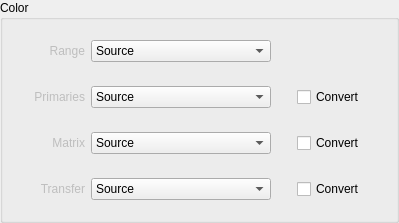
                        <widget class="QGroupBox" name="groupBoxSettings_9">
                         <property name="title">
                          <string>Color</string>
                         </property>
                         <layout class="QGridLayout" name="gridLayout_30">
                          <property name="topMargin">
                           <number>20</number>
                          </property>
                          <property name="bottomMargin">
                           <number>20</number>
                          </property>
                          <item row="0" column="0">
                           <layout class="QGridLayout" name="gridLayout_35">
                            <property name="topMargin">
                             <number>0</number>
                            </property>
                            <property name="verticalSpacing">
                             <number>24</number>
                            </property>
                            <item row="2" column="1" alignment="Qt::AlignmentFlag::AlignRight">
                             <widget class="QLabel" name="label_color_matrix">
                              <property name="enabled">
                               <bool>false</bool>
                              </property>
                              <property name="minimumSize">
                               <size>
                                <width>50</width>
                                <height>0</height>
                               </size>
                              </property>
                              <property name="maximumSize">
                               <size>
                                <width>16777215</width>
                                <height>25</height>
                               </size>
                              </property>
                              <property name="text">
                               <string>Matrix</string>
                              </property>
                              <property name="alignment">
                               <set>Qt::AlignmentFlag::AlignRight|Qt::AlignmentFlag::AlignTrailing|Qt::AlignmentFlag::AlignVCenter</set>
                              </property>
                             </widget>
                            </item>
                            <item row="2" column="2">
                             <widget class="QComboBox" name="comboBox_color_matrix">
                              <property name="enabled">
                               <bool>true</bool>
                              </property>
                              <property name="sizePolicy">
                               <sizepolicy hsizetype="Fixed" vsizetype="Fixed">
                                <horstretch>0</horstretch>
                                <verstretch>0</verstretch>
                               </sizepolicy>
                              </property>
                              <property name="minimumSize">
                               <size>
                                <width>130</width>
                                <height>0</height>
                               </size>
                              </property>
                              <property name="maximumSize">
                               <size>
                                <width>250</width>
                                <height>25</height>
                               </size>
                              </property>
                              <property name="autoFillBackground">
                               <bool>false</bool>
                              </property>
                              <property name="styleSheet">
                               <string notr="true"/>
                              </property>
                              <property name="editable">
                               <bool>false</bool>
                              </property>
                              <property name="maxCount">
                               <number>20</number>
                              </property>
                              <property name="iconSize">
                               <size>
                                <width>16</width>
                                <height>16</height>
                               </size>
                              </property>
                              <property name="frame">
                               <bool>true</bool>
                              </property>
                              <item>
                               <property name="text">
                                <string>Source</string>
                               </property>
                              </item>
                              <item>
                               <property name="text">
                                <string notr="true">bt470bg</string>
                               </property>
                              </item>
                              <item>
                               <property name="text">
                                <string notr="true">bt709</string>
                               </property>
                              </item>
                              <item>
                               <property name="text">
                                <string notr="true">bt2020nc</string>
                               </property>
                              </item>
                              <item>
                               <property name="text">
                                <string notr="true">bt2020c</string>
                               </property>
                              </item>
                              <item>
                               <property name="text">
                                <string notr="true">smpte170m</string>
                               </property>
                              </item>
                              <item>
                               <property name="text">
                                <string notr="true">smpte240m</string>
                               </property>
                              </item>
                              <item>
                               <property name="text">
                                <string notr="true">smpte2085</string>
                               </property>
                              </item>
                              <item>
                               <property name="text">
                                <string notr="true">chroma-derived-nc</string>
                               </property>
                              </item>
                              <item>
                               <property name="text">
                                <string notr="true">chroma-derived-c</string>
                               </property>
                              </item>
                              <item>
                               <property name="text">
                                <string notr="true">fcc</string>
                               </property>
                              </item>
                              <item>
                               <property name="text">
                                <string notr="true">GBR</string>
                               </property>
                              </item>
                              <item>
                               <property name="text">
                                <string notr="true">ICtCp</string>
                               </property>
                              </item>
                              <item>
                               <property name="text">
                                <string notr="true">YCgCo</string>
                               </property>
                              </item>
                             </widget>
                            </item>
                            <item row="2" column="4">
                             <widget class="QCheckBox" name="checkBox_matrix">
                              <property name="text">
                               <string>Convert</string>
                              </property>
                             </widget>
                            </item>
                            <item row="1" column="1" alignment="Qt::AlignmentFlag::AlignRight">
                             <widget class="QLabel" name="label_color_prim">
                              <property name="enabled">
                               <bool>false</bool>
                              </property>
                              <property name="minimumSize">
                               <size>
                                <width>0</width>
                                <height>0</height>
                               </size>
                              </property>
                              <property name="maximumSize">
                               <size>
                                <width>16777215</width>
                                <height>25</height>
                               </size>
                              </property>
                              <property name="text">
                               <string>Primaries</string>
                              </property>
                              <property name="alignment">
                               <set>Qt::AlignmentFlag::AlignRight|Qt::AlignmentFlag::AlignTrailing|Qt::AlignmentFlag::AlignVCenter</set>
                              </property>
                             </widget>
                            </item>
                            <item row="1" column="2">
                             <widget class="QComboBox" name="comboBox_color_prim">
                              <property name="enabled">
                               <bool>true</bool>
                              </property>
                              <property name="minimumSize">
                               <size>
                                <width>0</width>
                                <height>0</height>
                               </size>
                              </property>
                              <property name="maximumSize">
                               <size>
                                <width>250</width>
                                <height>25</height>
                               </size>
                              </property>
                              <property name="autoFillBackground">
                               <bool>false</bool>
                              </property>
                              <property name="styleSheet">
                               <string notr="true"/>
                              </property>
                              <property name="maxCount">
                               <number>20</number>
                              </property>
                              <property name="iconSize">
                               <size>
                                <width>16</width>
                                <height>16</height>
                               </size>
                              </property>
                              <property name="frame">
                               <bool>true</bool>
                              </property>
                              <item>
                               <property name="text">
                                <string>Source</string>
                               </property>
                              </item>
                              <item>
                               <property name="text">
                                <string notr="true">bt470m</string>
                               </property>
                              </item>
                              <item>
                               <property name="text">
                                <string notr="true">bt470bg</string>
                               </property>
                              </item>
                              <item>
                               <property name="text">
                                <string notr="true">bt709</string>
                               </property>
                              </item>
                              <item>
                               <property name="text">
                                <string notr="true">bt2020</string>
                               </property>
                              </item>
                              <item>
                               <property name="text">
                                <string notr="true">smpte170m</string>
                               </property>
                              </item>
                              <item>
                               <property name="text">
                                <string notr="true">smpte240m</string>
                               </property>
                              </item>
                              <item>
                               <property name="text">
                                <string notr="true">smpte428</string>
                               </property>
                              </item>
                              <item>
                               <property name="text">
                                <string notr="true">smpte431</string>
                               </property>
                              </item>
                              <item>
                               <property name="text">
                                <string notr="true">smpte432</string>
                               </property>
                              </item>
                              <item>
                               <property name="text">
                                <string notr="true">film</string>
                               </property>
                              </item>
                             </widget>
                            </item>
                            <item row="0" column="5">
                             <spacer name="horizontalSpacer_21">
                              <property name="orientation">
                               <enum>Qt::Orientation::Horizontal</enum>
                              </property>
                              <property name="sizeHint" stdset="0">
                               <size>
                                <width>20</width>
                                <height>20</height>
                               </size>
                              </property>
                             </spacer>
                            </item>
                            <item row="0" column="1" alignment="Qt::AlignmentFlag::AlignRight">
                             <widget class="QLabel" name="label_color_range">
                              <property name="enabled">
                               <bool>false</bool>
                              </property>
                              <property name="minimumSize">
                               <size>
                                <width>50</width>
                                <height>0</height>
                               </size>
                              </property>
                              <property name="maximumSize">
                               <size>
                                <width>16777215</width>
                                <height>25</height>
                               </size>
                              </property>
                              <property name="text">
                               <string>Range</string>
                              </property>
                              <property name="alignment">
                               <set>Qt::AlignmentFlag::AlignRight|Qt::AlignmentFlag::AlignTrailing|Qt::AlignmentFlag::AlignVCenter</set>
                              </property>
                             </widget>
                            </item>
                            <item row="0" column="2">
                             <widget class="QComboBox" name="comboBox_color_range">
                              <property name="enabled">
                               <bool>true</bool>
                              </property>
                              <property name="sizePolicy">
                               <sizepolicy hsizetype="Fixed" vsizetype="Fixed">
                                <horstretch>0</horstretch>
                                <verstretch>0</verstretch>
                               </sizepolicy>
                              </property>
                              <property name="minimumSize">
                               <size>
                                <width>180</width>
                                <height>0</height>
                               </size>
                              </property>
                              <property name="maximumSize">
                               <size>
                                <width>250</width>
                                <height>25</height>
                               </size>
                              </property>
                              <property name="autoFillBackground">
                               <bool>false</bool>
                              </property>
                              <property name="styleSheet">
                               <string notr="true"/>
                              </property>
                              <property name="currentText">
                               <string>Source</string>
                              </property>
                              <property name="maxCount">
                               <number>20</number>
                              </property>
                              <property name="iconSize">
                               <size>
                                <width>16</width>
                                <height>16</height>
                               </size>
                              </property>
                              <property name="frame">
                               <bool>true</bool>
                              </property>
                              <item>
                               <property name="text">
                                <string>Source</string>
                               </property>
                              </item>
                              <item>
                               <property name="text">
                                <string>Full</string>
                               </property>
                              </item>
                              <item>
                               <property name="text">
                                <string>Limited</string>
                               </property>
                              </item>
                             </widget>
                            </item>
                            <item row="0" column="0">
                             <spacer name="horizontalSpacer_15">
                              <property name="orientation">
                               <enum>Qt::Orientation::Horizontal</enum>
                              </property>
                              <property name="sizeHint" stdset="0">
                               <size>
                                <width>20</width>
                                <height>20</height>
                               </size>
                              </property>
                             </spacer>
                            </item>
                            <item row="3" column="1" alignment="Qt::AlignmentFlag::AlignRight">
                             <widget class="QLabel" name="label_transfer">
                              <property name="enabled">
                               <bool>false</bool>
                              </property>
                              <property name="sizePolicy">
                               <sizepolicy hsizetype="Fixed" vsizetype="Preferred">
                                <horstretch>0</horstretch>
                                <verstretch>0</verstretch>
                               </sizepolicy>
                              </property>
                              <property name="minimumSize">
                               <size>
                                <width>0</width>
                                <height>0</height>
                               </size>
                              </property>
                              <property name="maximumSize">
                               <size>
                                <width>16777215</width>
                                <height>25</height>
                               </size>
                              </property>
                              <property name="text">
                               <string>Transfer</string>
                              </property>
                              <property name="alignment">
                               <set>Qt::AlignmentFlag::AlignRight|Qt::AlignmentFlag::AlignTrailing|Qt::AlignmentFlag::AlignVCenter</set>
                              </property>
                             </widget>
                            </item>
                            <item row="3" column="2">
                             <widget class="QComboBox" name="comboBox_transfer">
                              <property name="enabled">
                               <bool>true</bool>
                              </property>
                              <property name="minimumSize">
                               <size>
                                <width>0</width>
                                <height>0</height>
                               </size>
                              </property>
                              <property name="maximumSize">
                               <size>
                                <width>250</width>
                                <height>25</height>
                               </size>
                              </property>
                              <property name="autoFillBackground">
                               <bool>false</bool>
                              </property>
                              <property name="styleSheet">
                               <string notr="true"/>
                              </property>
                              <property name="editable">
                               <bool>false</bool>
                              </property>
                              <property name="maxCount">
                               <number>20</number>
                              </property>
                              <property name="iconSize">
                               <size>
                                <width>16</width>
                                <height>16</height>
                               </size>
                              </property>
                              <property name="frame">
                               <bool>true</bool>
                              </property>
                              <item>
                               <property name="text">
                                <string>Source</string>
                               </property>
                              </item>
                              <item>
                               <property name="text">
                                <string notr="true">bt470m</string>
                               </property>
                              </item>
                              <item>
                               <property name="text">
                                <string notr="true">bt470bg</string>
                               </property>
                              </item>
                              <item>
                               <property name="text">
                                <string notr="true">bt709</string>
                               </property>
                              </item>
                              <item>
                               <property name="text">
                                <string notr="true">bt1361e</string>
                               </property>
                              </item>
                              <item>
                               <property name="text">
                                <string notr="true">bt2020-10</string>
                               </property>
                              </item>
                              <item>
                               <property name="text">
                                <string notr="true">bt2020-12</string>
                               </property>
                              </item>
                              <item>
                               <property name="text">
                                <string notr="true">smpte170m</string>
                               </property>
                              </item>
                              <item>
                               <property name="text">
                                <string notr="true">smpte240m</string>
                               </property>
                              </item>
                              <item>
                               <property name="text">
                                <string notr="true">smpte428</string>
                               </property>
                              </item>
                              <item>
                               <property name="text">
                                <string notr="true">smpte2084</string>
                               </property>
                              </item>
                              <item>
                               <property name="text">
                                <string notr="true">arib-std-b67</string>
                               </property>
                              </item>
                              <item>
                               <property name="text">
                                <string notr="true">linear</string>
                               </property>
                              </item>
                              <item>
                               <property name="text">
                                <string notr="true">log100</string>
                               </property>
                              </item>
                              <item>
                               <property name="text">
                                <string notr="true">log316</string>
                               </property>
                              </item>
                              <item>
                               <property name="text">
                                <string notr="true">iec61966-2-1</string>
                               </property>
                              </item>
                              <item>
                               <property name="text">
                                <string notr="true">iec61966-2-4</string>
                               </property>
                              </item>
                             </widget>
                            </item>
                            <item row="3" column="4">
                             <widget class="QCheckBox" name="checkBox_transfer">
                              <property name="text">
                               <string>Convert</string>
                              </property>
                             </widget>
                            </item>
                            <item row="1" column="4">
                             <widget class="QCheckBox" name="checkBox_primaries">
                              <property name="text">
                               <string>Convert</string>
                              </property>
                             </widget>
                            </item>
                            <item row="0" column="3">
                             <spacer name="horizontalSpacer_30">
                              <property name="orientation">
                               <enum>Qt::Orientation::Horizontal</enum>
                              </property>
                              <property name="sizeType">
                               <enum>QSizePolicy::Policy::Fixed</enum>
                              </property>
                              <property name="sizeHint" stdset="0">
                               <size>
                                <width>20</width>
                                <height>20</height>
                               </size>
                              </property>
                             </spacer>
                            </item>
                           </layout>
                          </item>
                         </layout>
                        </widget>
